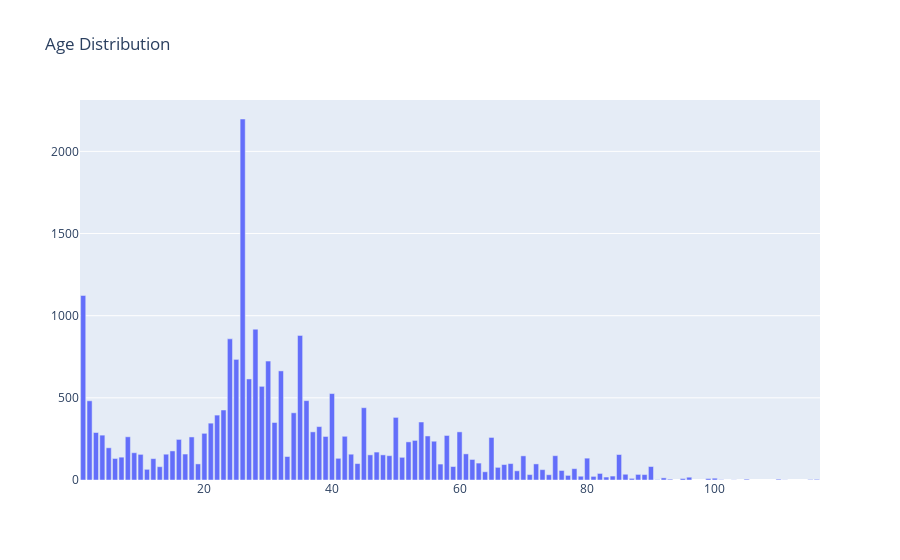

Source (notebook cell):
### Code cell
ditribution_plot(x=age_dist.index, y=age_dist.values, name='Age Distribution')

### Figure 1 — Plotly figure (JSON) as saved in the notebook; plotly's stock layout.template omitted (floating-point values rounded to 4 significant figures)
{"data": [{"type": "bar", "x": [26, 1, 28, 35, 24, 25, 30, 32, 27, 29, 40, 36, 2, 45, 23, 34, 22, 50, 54, 31, 21, 38, 37, 60, 3, 20, 4, 58, 55, 42, 39, 8, 18, 65, 16, 53, 56, 52, 5, 15, 47, 9, 61, 17, 14, 43, 10, 85, 46, 48, 75, 49, 70, 33, 7, 51, 80, 41, 6, 12, 62, 63, 68, 44, 72, 19, 57, 67, 59, 90, 13, 66, 78, 11, 73, 76, 69, 64, 82, 86, 88, 71, 89, 74, 77, 84, 79, 81, 83, 96, 92, 100, 87, 95, 99, 110, 93, 105, 116, 115, 101, 91, 111, 103], "y": [2197, 1123, 918, 880, 859, 734, 724, 664, 615, 570, 526, 483, 482, 440, 426, 409, 395, 381, 353, 350, 346, 325, 293, 293, 289, 284, 273, 271, 268, 266, 265, 263, 262, 259, 247, 241, 236, 232, 196, 177, 170, 166, 159, 158, 157, 157, 156, 155, 153, 153, 148, 148, 147, 143, 139, 138, 133, 132, 131, 130, 125, 103, 100, 100, 98, 98, 97, 94, 82, 82, 81, 77, 69, 65, 63, 58, 56, 50, 40, 35, 34, 33, 33, 32, 28, 24, 23, 22, 18, 17, 13, 11, 10, 9, 9, 5, 5, 5, 4, 3, 2, 2, 1, 1]}], "layout": {"title": {"text": "Age Distribution"}}}
